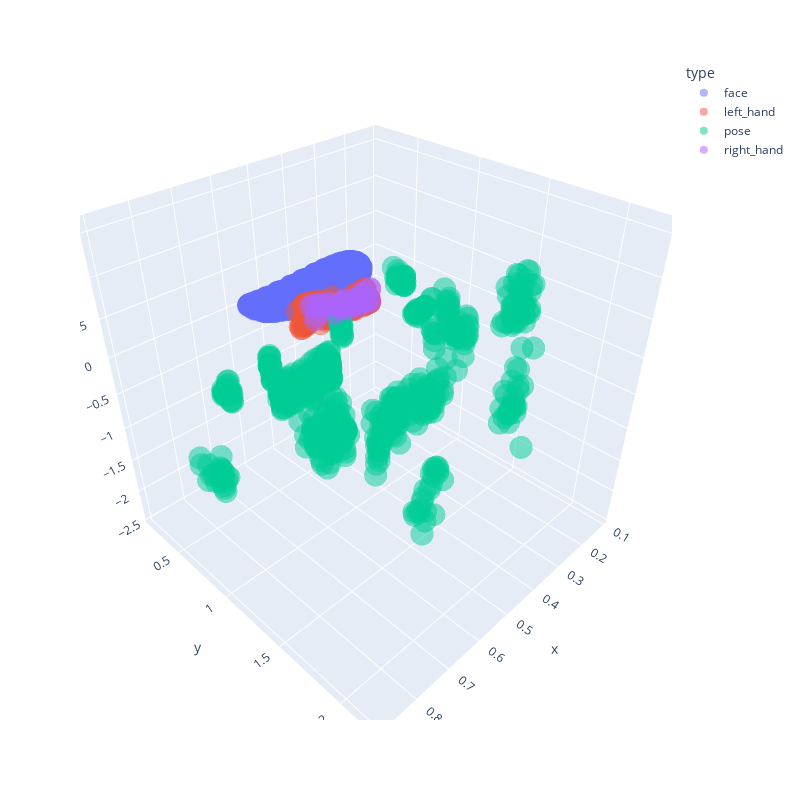

Notebook source saved alongside this figure:
### Code cell
px.scatter_3d(df, x="x", y="y", z="z", color="type" , opacity=0.5, width=800, height=800).show()

### Figure 1 — Plotly figure (JSON) as saved in the notebook; plotly's stock layout.template omitted (floating-point values rounded to 4 significant figures; data arrays with more than 128 entries replaced by an {"elided": "..."} marker saying what was removed)
{"data": [{"hovertemplate": "type=face<br>x=%{x}<br>y=%{y}<br>z=%{z}<extra></extra>", "legendgroup": "face", "marker": {"color": "#636efa", "opacity": 0.5, "symbol": "circle"}, "mode": "markers", "name": "face", "scene": "scene", "showlegend": true, "type": "scatter3d", "x": {"elided": "10764 float values"}, "y": {"elided": "10764 float values"}, "z": {"elided": "10764 float values"}}, {"hovertemplate": "type=left_hand<br>x=%{x}<br>y=%{y}<br>z=%{z}<extra></extra>", "legendgroup": "left_hand", "marker": {"color": "#EF553B", "opacity": 0.5, "symbol": "circle"}, "mode": "markers", "name": "left_hand", "scene": "scene", "showlegend": true, "type": "scatter3d", "x": {"elided": "483 float values"}, "y": {"elided": "483 float values"}, "z": {"elided": "483 float values"}}, {"hovertemplate": "type=pose<br>x=%{x}<br>y=%{y}<br>z=%{z}<extra></extra>", "legendgroup": "pose", "marker": {"color": "#00cc96", "opacity": 0.5, "symbol": "circle"}, "mode": "markers", "name": "pose", "scene": "scene", "showlegend": true, "type": "scatter3d", "x": {"elided": "759 float values"}, "y": {"elided": "759 float values"}, "z": {"elided": "759 float values"}}, {"hovertemplate": "type=right_hand<br>x=%{x}<br>y=%{y}<br>z=%{z}<extra></extra>", "legendgroup": "right_hand", "marker": {"color": "#ab63fa", "opacity": 0.5, "symbol": "circle"}, "mode": "markers", "name": "right_hand", "scene": "scene", "showlegend": true, "type": "scatter3d", "x": {"elided": "483 float values"}, "y": {"elided": "483 float values"}, "z": {"elided": "483 float values"}}], "layout": {"height": 800, "legend": {"title": {"text": "type"}, "tracegroupgap": 0}, "margin": {"t": 60}, "scene": {"domain": {"x": [0, 1], "y": [0, 1]}, "xaxis": {"title": {"text": "x"}}, "yaxis": {"title": {"text": "y"}}, "zaxis": {"title": {"text": "z"}}}, "width": 800}}
